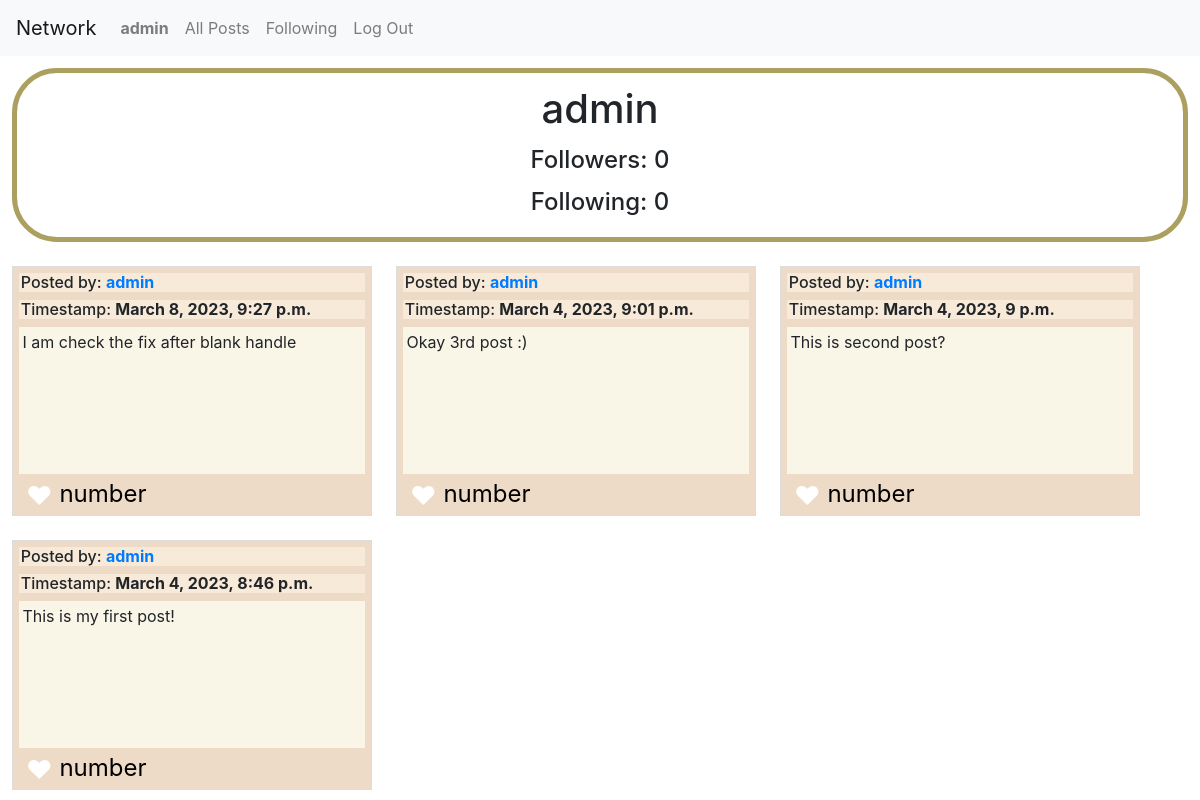
The page /individual/3 (signed in) on the database as committed earlier.
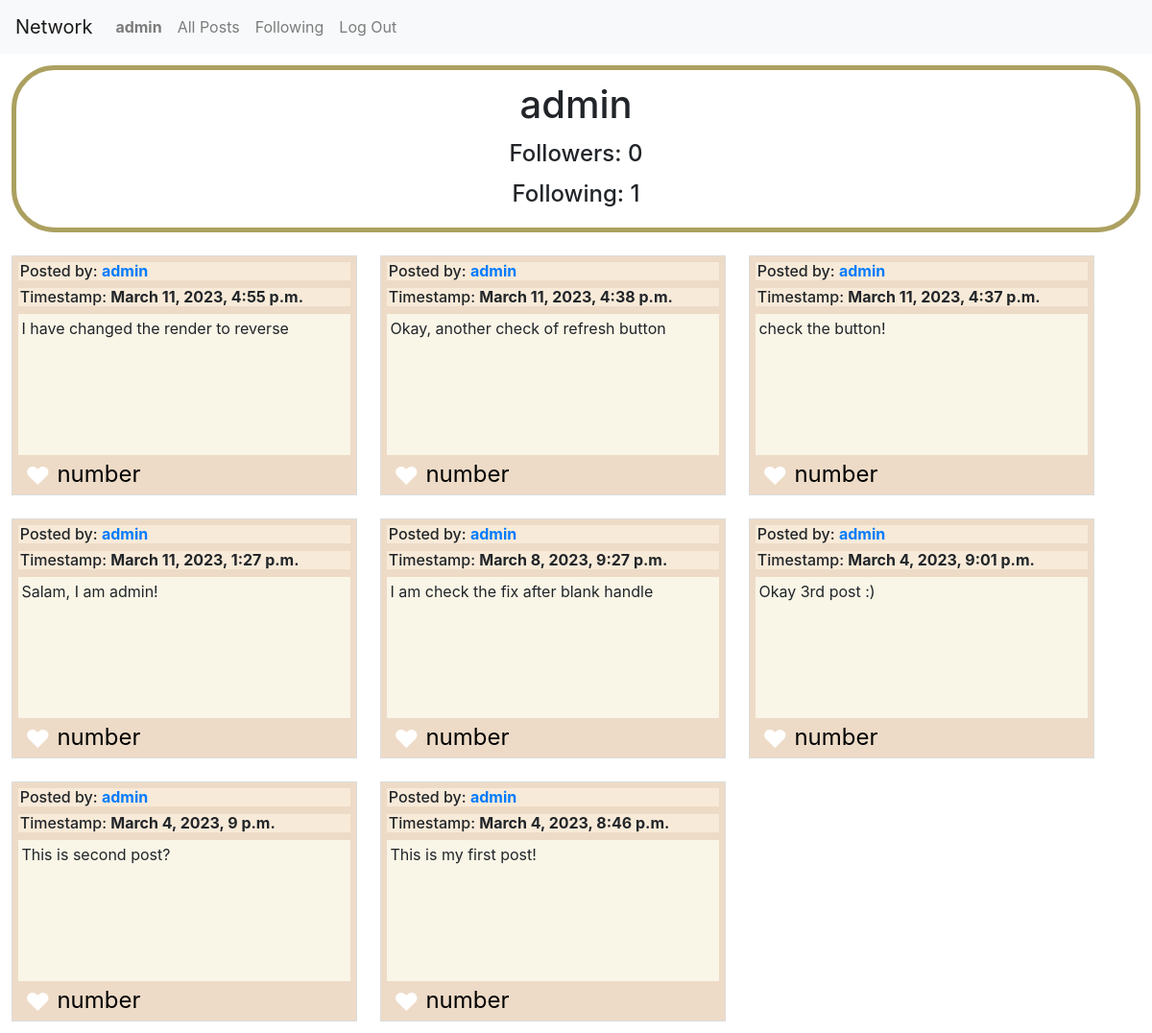
The same page on the database as committed later.
### network/models.py (models this page shows, shortened)
class Post(models.Model):
    user = models.ForeignKey(User, on_delete=models.CASCADE, related_name="post_owner") #, null=True, blank=True)
    post = models.CharField(max_length=5000)
    timestamp = models.DateTimeField(auto_now_add=True)

class User(AbstractUser):
    pass

### network/views.py (the view)
# urls.py: path("individual/<int:id>", views.individual, name="individual"),
def individual(request, id):
    user_individual = User.objects.get(pk=id)
    currentUser = request.user
    posts = Post.objects.filter(user=user_individual).order_by('-timestamp')
    if Follow.objects.filter(user_main=user_individual, user_follower=currentUser).exists():
        button = "Unfollow"
    else:
        button = "Follow"
    numberofFollowers = Follow.objects.filter(user_main = user_individual).count()
    numberofFollowing = Follow.objects.filter(user_follower = user_individual).count()
    return render(request, "network/individual.html", {
        "posts" : posts,
        "user_individual" : user_individual,
        "currentUser" : currentUser,
        "button" : button,
        "numberofFollowers" : numberofFollowers,
        "numberofFollowing" : numberofFollowing
    })

### network/templates/network/individual.html (shortened to what this page needs)
{% extends "network/layout.html" %} {%load static%} {% block body %}
<div class="user-profile">
  <h1 class="user-profile-name">{{ user_individual }}</h1>
  <h4 class="user-profile-followers">Followers: {{ numberofFollowers }}</h4>
  <h4 class="user-profile-following">Following: {{ numberofFollowing }}</h4>
</div>
<div class="post-content">
  {% for post in posts %}
  <div class="individual-post">
    <h6 class="user-and-time">
      Posted by:
      <strong
        ><a
          href="{% url 'individual' id=post.user.id %}"
          id="user-{{ post.user.id }}"
          >{{ post.user }}</a
        ></strong
      >
    </h6>
    <h6 class="user-and-time">
      Timestamp: <strong>{{ post.timestamp }}</strong>
    </h6>
    <div class="individual-post-content">
      <p>{{ post.post }}</p>
    </div>
    <p class="likes">&#9829;</p>
    <p class="like-number">number</p>
  </div>
  {% endfor %}
</div>
{% endblock %}

Rows that differ between the two databases and show on the page:
added Post: user "admin", timestamp "March 11, 2023, 4:55 p.m.", post "I have changed the render to reverse"
added Post: user "admin", timestamp "March 11, 2023, 4:38 p.m.", post "Okay, another check of refresh button"
added Post: user "admin", timestamp "March 11, 2023, 4:37 p.m.", post "check the button!"
added Post: user "admin", timestamp "March 11, 2023, 1:27 p.m.", post "Salam, I am admin!"
Other text that changed with them:
{{ numberofFollowing }}: "0" → "1"
